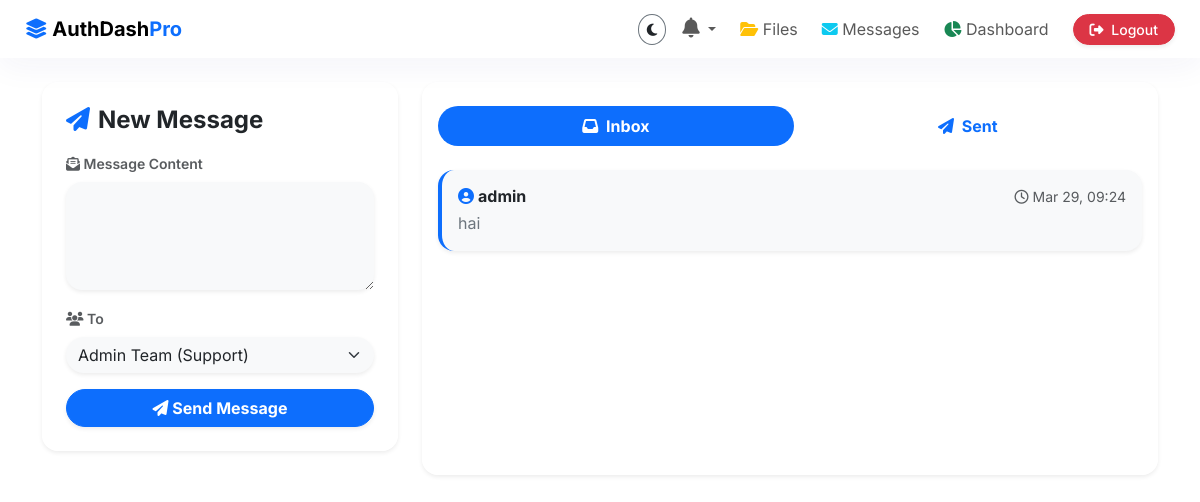
Page /messages (signed in) on the committed database.
### models.py (models this page shows, shortened)
class Message(db.Model):
    id = db.Column(db.Integer, primary_key=True)
    sender_id = db.Column(db.Integer, db.ForeignKey('user.id'), nullable=False)
    receiver_id = db.Column(db.Integer, db.ForeignKey('user.id'), nullable=True)
    content = db.Column(db.Text, nullable=False)
    timestamp = db.Column(db.DateTime, default=datetime.utcnow)
    is_read = db.Column(db.Boolean, default=False)
    sender = db.relationship('User', foreign_keys=[sender_id])
    receiver = db.relationship('User', foreign_keys=[receiver_id])

class User(db.Model, UserMixin):
    id = db.Column(db.Integer, primary_key=True)
    username = db.Column(db.String(150), unique=True, nullable=False)
    password_hash = db.Column(db.String(256), nullable=False)
    role = db.Column(db.String(50), default='user') # admin, manager, user
    profile_image = db.Column(db.String(256), default='default.png')
    security_question = db.Column(db.String(200), nullable=True)
    security_answer_hash = db.Column(db.String(256), nullable=True)
    tasks = db.relationship('Task', backref='user', lazy=True, cascade="all, delete-orphan")
    files = db.relationship('FileBox', backref='user', lazy=True, cascade="all, delete-orphan")
    notifications = db.relationship('Notification', backref='user', lazy=True, cascade="all, delete-orphan")

### app.py (the view, shortened to what this page needs)
@app.route('/messages', methods=['GET', 'POST'])
@login_required
def messages():
    if is_admin():
        inbox = Message.query.filter(db.or_(Message.receiver_id == current_user.id, Message.receiver_id == None)).order_by(Message.timestamp.desc()).all()
    else:
        inbox = Message.query.filter_by(receiver_id=current_user.id).order_by(Message.timestamp.desc()).all()
    sent = Message.query.filter_by(sender_id=current_user.id).order_by(Message.timestamp.desc()).all()
    users = User.query.filter(User.id != current_user.id).all() if is_admin() else User.query.filter_by(role='admin').all()
    return render_template('dashboard/messages.html', inbox=inbox, sent=sent, users=users)

### app.py (called while the page is built)
@login_manager.user_loader
def load_user(user_id):
    return User.query.get(int(user_id))

def is_admin():
    return current_user.is_authenticated and current_user.role == 'admin'

def is_manager():
    return current_user.is_authenticated and current_user.role in ['admin', 'manager']

@app.context_processor
def inject_globals():
    if current_user.is_authenticated:
        unread_notifs = Notification.query.filter_by(user_id=current_user.id, is_read=False).count()
        if is_admin():
            unread_notifs += Notification.query.filter_by(user_id=None, is_read=False).count()
    else:
        unread_notifs = 0
    return dict(is_admin=is_admin(), is_manager=is_manager(), unread_notifs=unread_notifs)

### templates/dashboard/messages.html (shortened to what this page needs)
{% extends 'base.html' %}
{% block content %}
<div class="row gx-4 mt-3">
    <div class="col-md-4 mb-4">
        <div class="card glass-card h-100 border-0 rounded-4 shadow-sm p-4">
            <h4 class="fw-bold mb-3"><i class="fa-solid fa-paper-plane text-primary me-2"></i>New Message</h4>
            <form action="{{ url_for('messages') }}" method="POST" class="w-100 z-1 position-relative">
                <div class="mb-3">
                    <label class="form-label text-muted small fw-semibold"><i class="fa-solid fa-envelope-open-text"></i> Message Content</label>
                    <textarea class="form-control border-0 bg-light shadow-sm rounded-4" name="content" rows="4" required></textarea>
                </div>
                <div class="mb-3">
                    <label class="form-label text-muted small fw-semibold"><i class="fa-solid fa-users"></i> To</label>
                    <select class="form-select border-0 bg-light shadow-sm rounded-pill" name="receiver_id">
                        {% if not is_admin %}
                            <option value="">Admin Team (Support)</option>
                        {% else %}
                            {% for u in users %}
                            <option value="{{ u.id }}">{{ u.username }} ({{ u.role }})</option>
                            {% endfor %}
                        {% endif %}
                    </select>
                </div>
                <button type="submit" class="btn btn-primary w-100 rounded-pill fw-bold hover-lift shadow-sm"><i class="fa-solid fa-paper-plane"></i> Send Message</button>
            </form>
        </div>
    </div>
    <div class="col-md-8">
        <div class="card glass-card border-0 rounded-4 shadow-sm h-100">
            <div class="card-header bg-transparent border-bottom-0 pt-4 pb-2">
                <ul class="nav nav-pills w-100 justify-content-center" id="msgTab" role="tablist">
                    <li class="nav-item flex-fill text-center" role="presentation">
                        <button class="nav-link w-100 active rounded-pill fw-bold" id="inbox-tab" data-bs-toggle="tab" data-bs-target="#inbox" type="button" role="tab"><i class="fa-solid fa-inbox me-1"></i> Inbox</button>
                    </li>
                    <li class="nav-item flex-fill text-center" role="presentation">
                        <button class="nav-link w-100 rounded-pill fw-bold" id="sent-tab" data-bs-toggle="tab" data-bs-target="#sent" type="button" role="tab"><i class="fa-solid fa-paper-plane me-1"></i> Sent</button>
                    </li>
                </ul>
            </div>
            <div class="card-body">
                <div class="tab-content" id="msgTabContent">
                    <div class="tab-pane fade show active" id="inbox" role="tabpanel">
                        {% if inbox %}
                        <div class="list-group gap-2">
                            {% for msg in inbox %}
                            <div class="list-group-item bg-light border-0 rounded-4 p-3 shadow-sm hover-lift hover-zoom border-start border-4 {{ 'border-primary' if not msg.is_read else 'border-secondary' }}">
                                <div class="d-flex justify-content-between align-items-center mb-1">
                                    <h6 class="mb-0 fw-bold"><i class="fa-solid fa-user-circle text-primary me-1"></i>{{ msg.sender.username }}</h6>
                                    <small class="text-muted"><i class="fa-regular fa-clock"></i> {{ msg.timestamp.strftime('%b %d, %H:%M') }}</small>
                                </div>
                                <p class="mb-0 text-secondary">{{ msg.content }}</p>
                            </div>
                            {% endfor %}
                        </div>
                        {% else %}
                        <div class="text-center py-5 text-muted">
                            <i class="fa-solid fa-inbox fs-1 mb-3 opacity-25"></i>
                            <h5>No incoming messages</h5>
                        </div>
                        {% endif %}
                    </div>
                </div>
            </div>
        </div>
    </div>
</div>
{% endblock %}

### static/css/style.css (style rules this page uses)
:root { --primary-color: #4f46e5; --primary-hover: #4338ca; --bg-light: #f1f5f9; --bg-dark: #0f172a; --text-light: #334155; --text-dark: #f8fafc; --glass-bg-light: rgba(255, 255, 255, 0.7); --glass-bg-dark: rgba(30, 41, 59, 0.7); --glass-border-light: rgba(255, 255, 255, 0.4); --glass-border-dark: rgba(255, 255, 255, 0.1); }
body { font-family: 'Inter', sans-serif; transition: background-color 0.3s ease, color 0.3s ease; min-height: 100vh; }
.glass-navbar, .glass-card, .glass-panel, .glass-alert { backdrop-filter: blur(12px); -webkit-backdrop-filter: blur(12px); border: 1px solid var(--glass-border-light); background: var(--glass-bg-light); box-shadow: 0 8px 32px 0 rgba(31, 38, 135, 0.05); }
.hover-lift { transition: transform 0.2s cubic-bezier(0.34, 1.56, 0.64, 1), box-shadow 0.2s ease; }
.hover-zoom { transition: transform 0.3s ease; }

### rows in the picture
Message: sender.username "admin", timestamp "Mar 29, 09:24", content "hai"
